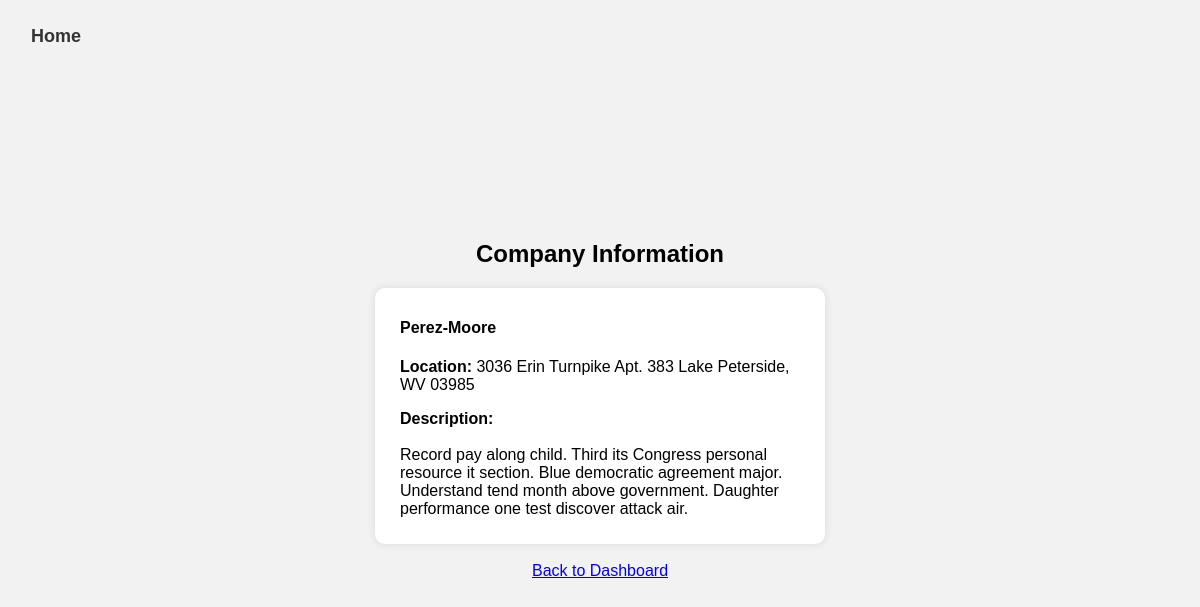
Page /company_info/e9b9c0fd-d8d9-4db8-bf2b-4e572ae90ecd on the committed database.
### util/models.py (models this page shows)
class Company(db.Model):
    Company_ID = db.Column(db.String(255), primary_key=True)
    Company_Name = db.Column(db.String(255), nullable=False)
    Company_Location = db.Column(db.String(255))
    Company_Description = db.Column(db.Text)

### util/route.py (the view)
@main_routes.route('/company_info/<company_id>')
def company_info(company_id):
    company = Company.query.get(company_id)
    return render_template('company_info.html', company=company)

### templates/company_info.html
<!DOCTYPE html>
<html lang="en">
<head>
    <link rel="stylesheet" type="text/css" href="{{ url_for('static', filename='personal_info.css') }}">
</head>
<body>
    <button id="home-link" onclick="window.location.href='/'">Home</button>
    <div class="container">
    <h2>Company Information</h2>
        <div style=
            "
            text-align: left;
            width: 400px;
            background-color: #ffffff;
            padding: 20px;
            padding-top: 10px;
            padding-left: 25px;
            padding-right: 25px;
            padding-bottom: 10px;
            border-radius: 10px;
            box-shadow: 0 0 10px rgba(0, 0, 0, 0.1);"
        >
            <h4>{{ company.Company_Name }}</h4>
            <p><b>Location: </b>{{ company.Company_Location }}</p>
            <p><b>Description: </b>
                <br><br>{{ company.Company_Description }}</p>
        </div>
        <br>
        <a href="{{ url_for('main_routes.jobs') }}">Back to Dashboard</a>
    </div>
</body>
</html>

### static/personal_info.css (style rules this page uses)
body { font-family: 'Arial', sans-serif; display: flex; justify-content: center; align-items: center; background-color: #f2f2f2; height: 100vh; margin: 0; }
.container { text-align: center; }
#home-link { position: fixed; font-size: large; top: 25px; left: 25px; text-decoration: none; color: #333; font-weight: bold; background: none; border: none; cursor: pointer; }

### rows in the picture
Company: Company_Name "Perez-Moore", Company_Location "3036 Erin Turnpike Apt. 383 Lake Peterside, WV 03985", Company_Description "Record pay along child. Third its Congress personal resource it section. Blue democratic agreement major. Understand tend month above government. Daughter performance one test discover attack air."
